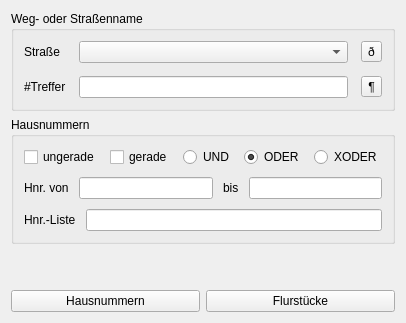
          <widget class="QWidget" name="tab_adresse">
           <attribute name="title">
            <string>Adressen</string>
           </attribute>
           <layout class="QGridLayout" name="gridLayout_2">
            <item row="5" column="0">
             <layout class="QHBoxLayout" name="horizontalLayout_11">
              <item>
               <widget class="QPushButton" name="pb_show_hnr">
                <property name="text">
                 <string>Hausnummern</string>
                </property>
               </widget>
              </item>
              <item>
               <widget class="QPushButton" name="pb_get_flst_from_hnr">
                <property name="text">
                 <string>Flurstücke</string>
                </property>
               </widget>
              </item>
             </layout>
            </item>
            <item row="4" column="0">
             <spacer name="verticalSpacer_3">
              <property name="orientation">
               <enum>Qt::Vertical</enum>
              </property>
              <property name="sizeHint" stdset="0">
               <size>
                <width>20</width>
                <height>40</height>
               </size>
              </property>
             </spacer>
            </item>
            <item row="1" column="0">
             <widget class="QGroupBox" name="groupBox_5">
              <property name="title">
               <string>Hausnummern</string>
              </property>
              <layout class="QVBoxLayout" name="verticalLayout_17">
               <property name="spacing">
                <number>10</number>
               </property>
               <property name="margin">
                <number>10</number>
               </property>
               <item>
                <layout class="QHBoxLayout" name="horizontalLayout_4">
                 <item>
                  <widget class="QCheckBox" name="cb_hnr_odd">
                   <property name="text">
                    <string>ungerade</string>
                   </property>
                  </widget>
                 </item>
                 <item>
                  <widget class="QCheckBox" name="cb_hnr_even">
                   <property name="text">
                    <string>gerade</string>
                   </property>
                  </widget>
                 </item>
                 <item>
                  <widget class="QRadioButton" name="radioButton_AND">
                   <property name="text">
                    <string>UND</string>
                   </property>
                  </widget>
                 </item>
                 <item>
                  <widget class="QRadioButton" name="radioButton_OR">
                   <property name="text">
                    <string>ODER</string>
                   </property>
                   <property name="checked">
                    <bool>true</bool>
                   </property>
                  </widget>
                 </item>
                 <item>
                  <widget class="QRadioButton" name="radioButton_XOR">
                   <property name="text">
                    <string>XODER</string>
                   </property>
                  </widget>
                 </item>
                </layout>
               </item>
               <item>
                <layout class="QHBoxLayout" name="horizontalLayout_6">
                 <item>
                  <widget class="QLabel" name="label_6">
                   <property name="text">
                    <string>Hnr. von</string>
                   </property>
                  </widget>
                 </item>
                 <item>
                  <widget class="QLineEdit" name="lineEdit_hnrvon"/>
                 </item>
                 <item>
                  <widget class="QLabel" name="label_7">
                   <property name="text">
                    <string>bis</string>
                   </property>
                  </widget>
                 </item>
                 <item>
                  <widget class="QLineEdit" name="lineEdit_hnrbis"/>
                 </item>
                </layout>
               </item>
               <item>
                <layout class="QHBoxLayout" name="horizontalLayout_7">
                 <item>
                  <widget class="QLabel" name="label_8">
                   <property name="text">
                    <string>Hnr.-Liste</string>
                   </property>
                  </widget>
                 </item>
                 <item>
                  <widget class="QLineEdit" name="lineEdit_hnrList"/>
                 </item>
                </layout>
               </item>
              </layout>
             </widget>
            </item>
            <item row="0" column="0">
             <widget class="QGroupBox" name="groupBox_4">
              <property name="title">
               <string>Weg- oder Straßenname</string>
              </property>
              <layout class="QVBoxLayout" name="verticalLayout_16">
               <property name="spacing">
                <number>13</number>
               </property>
               <property name="margin">
                <number>10</number>
               </property>
               <item>
                <layout class="QGridLayout" name="gridLayout_11">
                 <item row="0" column="1">
                  <widget class="QComboBox" name="cb_str"/>
                 </item>
                 <item row="0" column="0">
                  <widget class="QLabel" name="label_4">
                   <property name="text">
                    <string>Straße</string>
                   </property>
                  </widget>
                 </item>
                 <item row="0" column="2">
                  <widget class="QToolButton" name="tb_goto_str">
                   <property name="styleSheet">
                    <string notr="true">font: 8pt &quot;Wingdings&quot;;</string>
                   </property>
                   <property name="text">
                    <string>ð</string>
                   </property>
                  </widget>
                 </item>
                 <item row="1" column="1">
                  <widget class="QLineEdit" name="le_str"/>
                 </item>
                 <item row="1" column="0">
                  <widget class="QLabel" name="l_str_weg_treffer">
                   <property name="text">
                    <string>#Treffer</string>
                   </property>
                  </widget>
                 </item>
                 <item row="1" column="2">
                  <widget class="QToolButton" name="tb_blink_str">
                   <property name="styleSheet">
                    <string notr="true">font: 8pt &quot;Wingdings&quot;;</string>
                   </property>
                   <property name="text">
                    <string>¶</string>
                   </property>
                  </widget>
                 </item>
                </layout>
               </item>
              </layout>
             </widget>
            </item>
           </layout>
          </widget>
